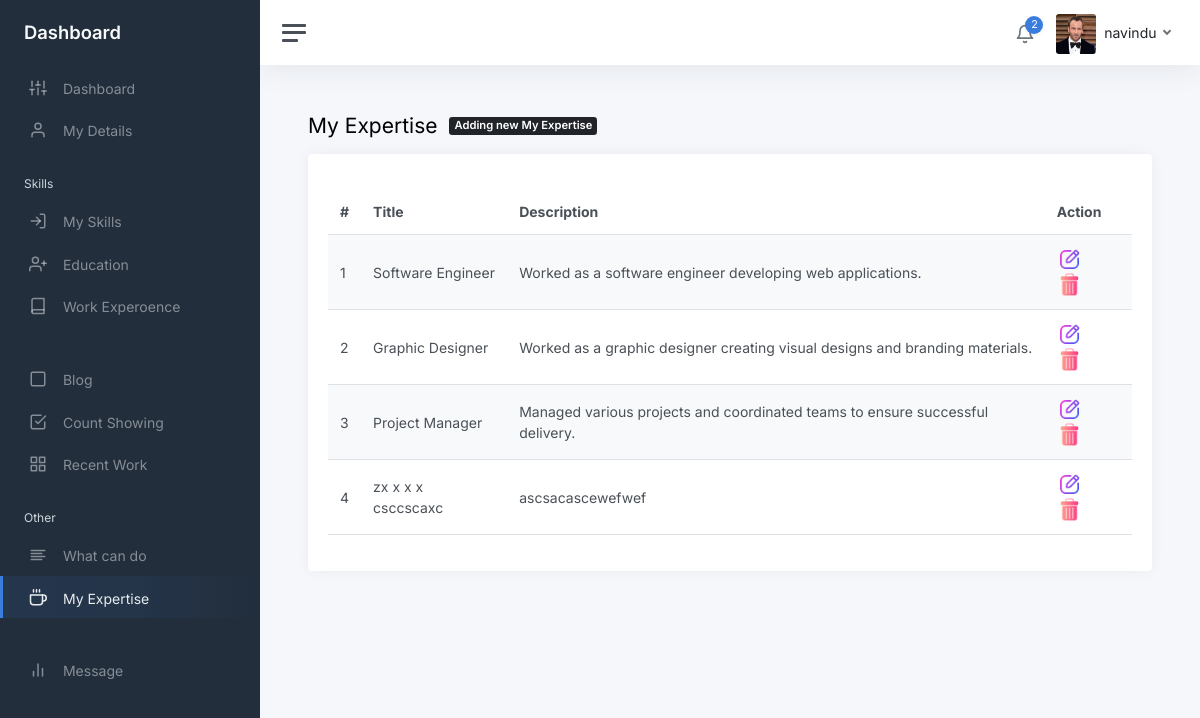
The page /admin2/static/myexpertise.php (signed in) on the database its author committed.
### tables this page shows
CREATE TABLE `Detila` (
  `Id` int(11) NOT NULL,
  `Name` text DEFAULT NULL,
  `Role` text DEFAULT NULL,
  `AboutMe` text DEFAULT NULL,
  `Country` text DEFAULT NULL,
  `Profile_Pic` text DEFAULT NULL,
  `Bg_picture1` text DEFAULT NULL,
  `Bg_picture2` text DEFAULT NULL,
  `Skill_desc` text DEFAULT NULL,
  `email` varchar(255) DEFAULT NULL,
  `address` varchar(255) DEFAULT NULL,
  `telephone` varchar(20) DEFAULT NULL,
  `Cv` text DEFAULT NULL,
  `hirebanner` int(11) DEFAULT NULL
);

CREATE TABLE `Experience` (
  `Id` int(11) NOT NULL,
  `Title` text DEFAULT NULL,
  `Short_desc` text DEFAULT NULL,
  `Logo_svg` text DEFAULT NULL
);

### admin2/static/myexpertise.php (the view, shortened to what this page needs)
<?php
    require_once '../../connection.php';
    require_once './header.php';
?>
            <main class="content">
				<div class="container-fluid p-0">
					<div class="mb-3">
						<h1 class="h3 d-inline align-middle"> My Expertise</h1>
						<a class="badge bg-dark text-white ms-2" href="./addmyexpertise.php">
                               Adding new My Expertise
                            </a>
					</div>
                    <div class="row">
                        <div class="col-sm-12">
                            <div class="card" style="padding: 20px;">
                                <div style="margin-top: 15px;" class="">
                                    <table id="customerTable" class="table table-striped" style="width:100%">
                                        <thead>
                                            <tr>
                                                <th> # </th>
                                                <th> Title</th>
                                                <th> Description</th>
                                                <th> Action </th>
                                            </tr>
                                        </thead>
                                        <tbody class="contentable">
                                            <?php
                                                $i =1;
                                                $sql = "SELECT * FROM `Experience`";
                                                $result = $conn->query($sql);
                                                while ($row = $result->fetch_assoc()) {
                                            ?>
                                            <tr>
                                                <td>  <?php echo $i; ?> </td>
                                                <td> <?php echo $row['Title']; ?></td>
                                                <td> <?php echo $row['Short_desc']; ?></td>
                                                <td>
                                                <a href="editmyexpertise.php?id=<?php echo $row['Id']; ?>"><img src="../../Assets/web/edit1.png" alt="" style="width:25px;height:25px; margin-right:5px;"></a>
                                                        <a onclick="deleteRecord(<?php echo $row['Id']; ?>)"><img src="../../Assets/web/delete.png" alt="" style="width:25px;height:25px; margin-right:5px;"></a>
                                                </td>
                                                <?php  $i = $i + 1; ?>
                                            </tr>
                                            <?php } ?>
                                        </tbody>
                                    </table>
                                </div>
                            </div>
                        </div>
                    </div>
				</div>
			</main>
		</div>
	</div>
</body>
</html>

### admin2/static/header.php (shortened to what this page needs)
<!DOCTYPE html>
<html lang="en">
<head>
	<link href="css/app.css" rel="stylesheet">
</head>
<body>
	<div class="wrapper">
		<nav id="sidebar" class="sidebar js-sidebar">
			<div class="sidebar-content js-simplebar">
				<a class="sidebar-brand" href="index.html">
                    <span class="align-middle">Dashboard</span>
                </a>
				<ul class="sidebar-nav">
					<li class="sidebar-item active">
						<a class="sidebar-link" href="./index.php">
                        <i class="align-middle" data-feather="sliders"></i> <span class="align-middle">Dashboard</span>
                        </a>
					</li>
					<li class="sidebar-item">
						<a class="sidebar-link" href="./mydetails.php">
                        <i class="align-middle" data-feather="user"></i> <span class="align-middle">My Details</span>
                        </a>
					</li>
                    <li class="sidebar-header">
						Skills
					</li>
					<li class="sidebar-item">
						<a class="sidebar-link" href="./skills.php">
                        <i class="align-middle" data-feather="log-in"></i> <span class="align-middle">My Skills</span>
                        </a>
					</li>
					<li class="sidebar-item">
                            <a class="sidebar-link" href="education.php">
                            <i class="align-middle" data-feather="user-plus"></i> <span class="align-middle">Education</span>
                            </a>
					</li>
					<li class="sidebar-item">
						<a class="sidebar-link" href="workexperience.php">
                        <i class="align-middle" data-feather="book"></i> <span class="align-middle">Work Experoence</span>
                        </a>
					</li>
					<li class="sidebar-header">
					</li>
					<li class="sidebar-item">
						<a class="sidebar-link" href="blog.php">
                        <i class="align-middle" data-feather="square"></i> <span class="align-middle">Blog</span>
                        </a>
					</li>
					<li class="sidebar-item ">
						<a class="sidebar-link" href="countshow.php">
                        <i class="align-middle" data-feather="check-square"></i> <span class="align-middle">Count Showing</span>
                        </a>
					</li>
					<li class="sidebar-item">
						<a class="sidebar-link" href="recentwork.php">
                        <i class="align-middle" data-feather="grid"></i> <span class="align-middle">Recent Work</span>
                        </a>
					</li>
                    <li class="sidebar-header">
						Other
					</li>
					<li class="sidebar-item">
						<a class="sidebar-link" href="cando.php">
                        <i class="align-middle" data-feather="align-left"></i> <span class="align-middle">What can do</span>
                        </a>
					</li>
					<li class="sidebar-item">
						<a class="sidebar-link" href="myexpertise.php">
                        <i class="align-middle" data-feather="coffee"></i> <span class="align-middle">My Expertise</span>
                        </a>
					</li>
                    <li class="sidebar-header">
                    </li>
					<li class="sidebar-item">
						<a class="sidebar-link" href="mymsg.php">
                        <i class="align-middle" data-feather="bar-chart-2"></i> <span class="align-middle">Message</span>
                        </a>
					</li>
				</ul>
			</div>
		</nav>
		<div class="main">
			<nav class="navbar navbar-expand navbar-light navbar-bg">
				<a class="sidebar-toggle js-sidebar-toggle">
                    <i class="hamburger align-self-center"></i>
                </a>
				<div class="navbar-collapse collapse">
					<ul class="navbar-nav navbar-align">
						<li class="nav-item dropdown">
							<a class="nav-icon dropdown-toggle" href="mymsg.php">
								<div class="position-relative">
									<i class="align-middle" data-feather="bell"></i>
									<span class="indicator"><?php require_once 'php/showmsgcount.php'; ?></span>
								</div>
							</a>
						</li>
						<li class="nav-item dropdown">
                            <?php
                                $sql = "SELECT * FROM `Detila`";
                                $result = $conn->query($sql);
                                while ($row = $result->fetch_assoc()) {
                            ?>
							<a class="nav-link dropdown-toggle d-none d-sm-inline-block" href="#" data-bs-toggle="dropdown">
                                <img src="../../Assets/profile/<?php echo  $row['Profile_Pic'];?>" class="avatar img-fluid rounded me-1" alt="Charles Hall" /> <span class="text-dark"><?php echo  $row['Name'];?></span>
                            </a>
                            <?php } ?>
						</li>
					</ul>
				</div>
			</nav>

### rows shown on the page
detila: Profile_Pic (picture), Name "navindu"
experience: Title "Software Engineer", Short_desc "Worked as a software engineer developing web applications."
experience: Title "Graphic Designer", Short_desc "Worked as a graphic designer creating visual designs and branding materials."
experience: Title "Project Manager", Short_desc "Managed various projects and coordinated teams to ensure successful delivery."
experience: Title "zx x x x csccscaxc", Short_desc "ascsacascewefwef"

### other values the page prints
$rowCount "2"
